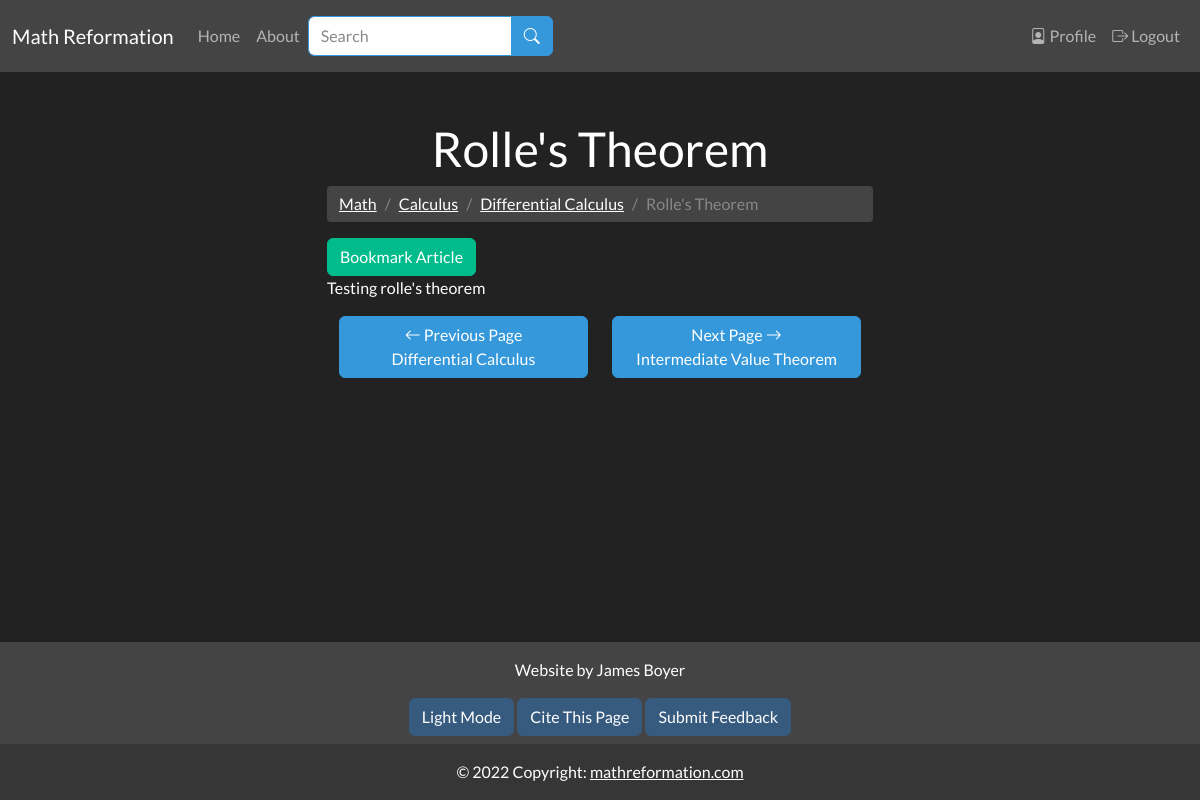
The app's page /article/rolles_theorem (signed in) with its own data.
### app/models.py (models this page shows, shortened)
class SearchableMixin(object):
    @classmethod
    def search(cls, expression, page, per_page):
        ids, scores, total = query_index(cls.__tablename__, expression, page, per_page)
        if total == 0:
            return cls.query.filter_by(id=0), [], 0
        when = []
        for i in range(len(ids)):
            when.append((ids[i], i))
        return cls.query.filter(cls.id.in_(ids)).order_by( db.case(when, value=cls.id)), scores, total

class Article(SearchableMixin, db.Model):
    __searchable__ = ["body_main", "name"]
    id = db.Column(db.Integer, primary_key=True)
    name = db.Column(db.String(64), index=True, unique=True, nullable=False)
    path = db.Column(db.String(50), unique=True, nullable=False)
    date_added = db.Column(db.DateTime, nullable=False,
        default=datetime.utcnow)
    body_main = db.Column(db.String(), index=True)
    body_draft = db.Column(db.String(), index=True)
    is_visible = db.Column(db.Boolean())
    header = db.Column(db.String(), index=True)
    order = db.Column(db.Integer())
    next_page_url = db.Column(db.String(64))
    prev_page_url = db.Column(db.String(50))
    next_page_name = db.Column(db.String(50))
    prev_page_name = db.Column(db.String(50))
    prev_page_type = db.Column(db.String(10))
    next_page_type = db.Column(db.String(10))
    user_id = db.Column(db.Integer, db.ForeignKey('user.id'))
    categories = db.relationship('Category', secondary = article_categories_table,
                                 backref=db.backref('articles', lazy=True), lazy=True)

class Category(SearchableMixin, db.Model):
    __searchable__ = ["body_main", "name"]
    id = db.Column(db.Integer, primary_key=True)
    name = db.Column(db.String(50), nullable=False, unique=True)
    path = db.Column(db.String(50), unique=True, nullable=False)
    body_main = db.Column(db.String(), index=True)
    body_draft = db.Column(db.String(), index=True)
    header = db.Column(db.String(), index=True)
    order = db.Column(db.Integer())
    is_visible = db.Column(db.Boolean())
    category_type = db.Column(db.String(10), index=True)
    next_page_url = db.Column(db.String(50))
    prev_page_url = db.Column(db.String(50))
    prev_page_type = db.Column(db.String(10))
    next_page_type = db.Column(db.String(10))
    next_page_name = db.Column(db.String(50))
    prev_page_name = db.Column(db.String(50))
    parents = db.relationship('Category',secondary=parent_child_table,
        primaryjoin=id == parent_child_table.c.ChildId,
        secondaryjoin=id == parent_child_table.c.ParentId,
        backref= db.backref('children'))

### app/main/routes.py (the view, shortened to what this page needs)
@bp.route("/article/<path>", methods=["POST", "GET"])
def article_page(path):
    form = BookmarkArticleForm()
    article = db.first_or_404(Article.query.filter_by(path=path))
    if article.categories == []:
        abort(404)
    if article.categories[0].category_type == "special":
        abort(404)
    if current_user.is_authenticated:
        user = User.query.get(current_user.get_id())
        if user.has_saved_article(article):
            form.submit.label.text = "Unbookmark Article"
        else:
            form.submit.label.text = "Bookmark Article"
    else:
        user = None
    content = {}
    content["article"] = article
    content["form"] = form
    content["user"] = user
    content["prev_page_url"] = article.prev_page_url
    content["next_page_url"] = article.next_page_url
    content["prev_page_name"] = article.prev_page_name
    content["next_page_name"] = article.next_page_name
    return render_template('main/article.html', **content, title=article.name)

### app/main/forms.py
class SearchForm(FlaskForm):
    q = StringField("Search", validators=[DataRequired()])
    submit = SubmitField("Search")
    def __init__(self, *args, **kwargs):
        if 'formdata' not in kwargs:
            kwargs['formdata'] = request.args
        if 'csrf_enabled' not in kwargs:
            kwargs['csrf_enabled'] = False
        super(SearchForm, self).__init__(*args, **kwargs)

class BookmarkArticleForm(FlaskForm):
    submit = SubmitField("Submit")

### MathReformationWebsite.py (called while the page is built)
@app.context_processor
def add_imports():
    return dict(admin_permission=admin_permission, author_permission=author_permission, editor_permission=editor_permission, g=g)

### app/auth/routes.py (called while the page is built)
@login.user_loader
def load_user(id):
    return User.query.get(int(id))

### app/main/routes.py (called while the page is built)
@bp.before_app_request
def before_request():
    g.search_form = SearchForm(meta={'csrf': False})
    if g.search_form.validate():
        print("here")

### app/models.py (called while the page is built)
    def has_saved_article(self, article):
        return article in self.saved_articles

### app/templates/main/article.html (shortened to what this page needs)
{% extends "base.html" %}
{% from 'macros/general_macros.html' import page_navigation %}
{% block content %}
<h1 class="text-center">{{ article.name }}</h1>
<ul class="breadcrumb">
    <li class="breadcrumb-item">
        <a href="{{ url_for('main.category_page', path=article.categories[0].parents[0].parents[0].path) }}">
            {{ article.categories[0].parents[0].parents[0].name }}
        </a>
    </li>
    <li class="breadcrumb-item">
        <a href="{{ url_for('main.category_page', path=article.categories[0].parents[0].path) }}">
            {{ article.categories[0].parents[0].name }}
        </a>
    </li>
    <li class="breadcrumb-item">
        <a href="{{ url_for('main.category_page', path=article.categories[0].path) }}">
            {{ article.categories[0].name }}
        </a>
    </li>
    <li class="breadcrumb-item active">{{ article.name }}</li>
</ul>
{% if user %}
<form action="" method="post" novalidate>
    {{ form.submit(class="btn btn-success") }}
</form>
{% endif %}
{{ article.body_main | safe }}
{{ page_navigation(next_page_name=next_page_name, next_page_url=next_page_url, prev_page_name=prev_page_name, prev_page_url=prev_page_url)}}
{% endblock %}
{% block citation %}
{{ citation_info(page_type="Article", page_name=article.name) }}
{% endblock %}

### app/templates/macros/general_macros.html
{% macro citation_info(page_type, page_name) -%}
{% if page_name == "Citation" %}
{{ url_for('main.citation',
            page_type=page_type,
            page_name=page_name,
            page_url="citation") }}
{% else %}
{{ url_for('main.citation',
            page_type=page_type,
            page_name=page_name,
            page_url=request.path[1:].replace("/", "%2F")) }}
{% endif %}
{%- endmacro %}
{% macro page_navigation(next_page_name, next_page_url, prev_page_name, prev_page_url) -%}
<div class="container text-center mt-3 mb-5">
    <div class="row align-items-start">
      <div class="col d-flex flex-column">
          {% if prev_page_url %}
          <a href="{{ prev_page_url }}" class="btn btn-info" role="button">
              <i class="bi bi-arrow-left"></i> Previous Page<br>
              {{prev_page_name}}
          </a>
          {% else %}
          <a href="#" class="btn btn-info disabled" role="button">
              <i class="bi bi-arrow-left"></i> Previous Page<br>
              None
          </a>
          {% endif %}    </div>
      <div class="col d-flex flex-column">
          {% if next_page_url %}
          <a href="{{ next_page_url }}" class="btn btn-info" role="button">
              Next Page <i class="bi bi-arrow-right"></i><br>
              {{next_page_name}}
          </a>
          {% else %}
          <a href="#" class="btn btn-info disabled" role="button">
              Next Page <i class="bi bi-arrow-right"></i><br>
              None
          </a>
          {% endif %}
        </div>
  </div>
</div>
{%- endmacro %}

### records on screen
Article: name "Rolle's Theorem", body_main "Testing rolle's theorem", prev_page_name "Differential Calculus", next_page_name "Intermediate Value Theorem"
Category: name "Math"
Category: name "Calculus"
Category: name "Differential Calculus"
